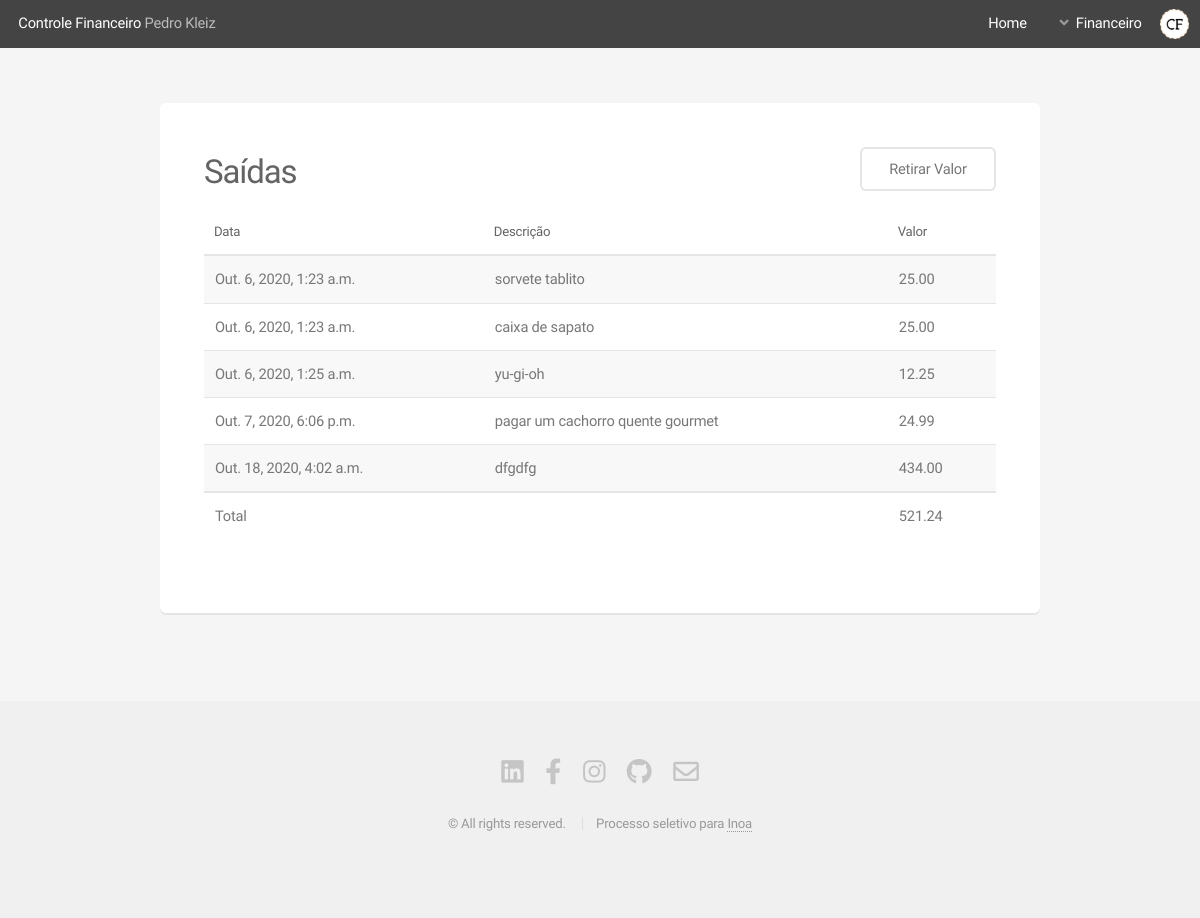
The page /withdrawal/ on the database as committed earlier.
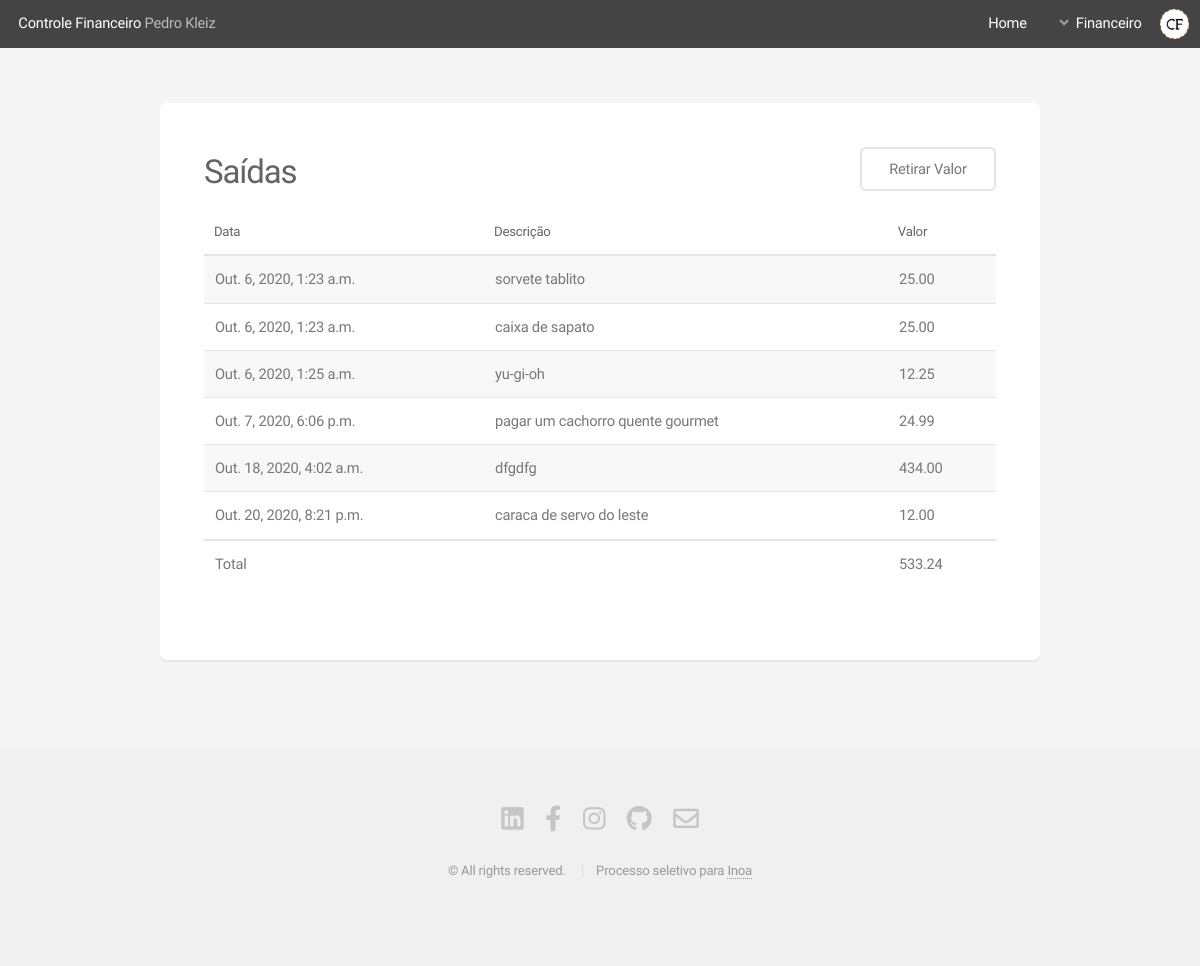
The same page on the database as committed later.
### website/models.py (models this page shows, shortened)
class Withdrawal(models.Model):
    withdrawal_name = models.CharField(max_length=50)
    withdrawal_value = models.DecimalField(
        blank=False, null=False, max_digits=20, decimal_places=2)
    withdrawal_date = models.DateTimeField(auto_now=True)

### website/views.py (the view)
# urls.py: path('withdrawal/', withdrawal_view, name='withdrawal'),
def withdrawal_view(request):
    withdrawals = Withdrawal.objects.all()
    sumWithdrawals = Withdrawal.objects.aggregate(
        sum_withdrawals=Sum('withdrawal_value'))
    dicWithdrawalRender = {
        'sumWithdrawals': sumWithdrawals, 'withdrawals': withdrawals}
    return render(request, 'withdrawal.html', dicWithdrawalRender)

### website/templates/withdrawal.html
{% load static %} {% include 'partials/headerBlack.html' %}
<section id="main" class="container">
  <section class="box">
    <header>
      <div class="row gtr-uniform gtr-50">
        <div class="col-6 col-12-mobilep">
          <h2 class="col-6">Saídas</h2>
        </div>
        <div class="col-6 col-12-mobilep ">
          <a href="{% url 'withdrawalValue' %}" style="float: right;" class="button alt">Retirar Valor</a>
        </div>
      </div>
    </header>
    <br>
    <div class="table-wrapper">
      <table>
        <thead>
          <tr>
            <th>Data</th>
            <th>Descrição</th>
            <th>Valor</th>
          </tr>
        </thead>
        <tbody>
          {% for withdrawal in withdrawals %}
          <tr>
            <td>{{withdrawal.withdrawal_date}}</td>
            <td>{{withdrawal.withdrawal_name}}</td>
            <td>{{withdrawal.withdrawal_value}}</td>
          </tr>
          {% endfor %}
        </tbody>
        <tfoot>
          <tr>
            <td>Total</td>
            <td colspan="1"></td>
            <td>{{ sumWithdrawals.sum_withdrawals|floatformat:2 }}</td>
          </tr>
        </tfoot>
      </table>
    </div>
  </section>
</section>
{% include 'partials/footer.html' %}

Rows that differ between the two databases and show on the page:
added Withdrawal: withdrawal_date "Out. 20, 2020, 8:21 p.m.", withdrawal_name "caraca de servo do leste", withdrawal_value "12.00"
Other text that changed with them:
{{ sumWithdrawals.sum_withdrawals|floatformat:2 }}: "521.24" → "533.24"
